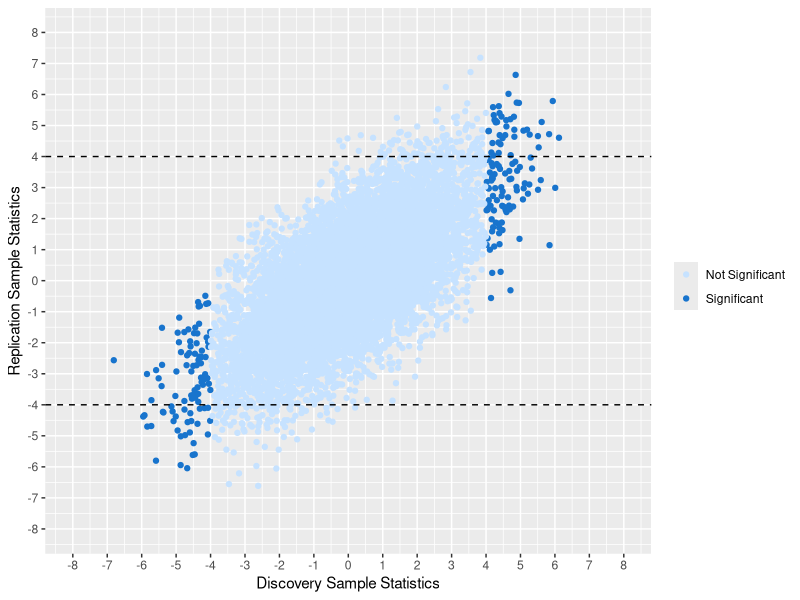
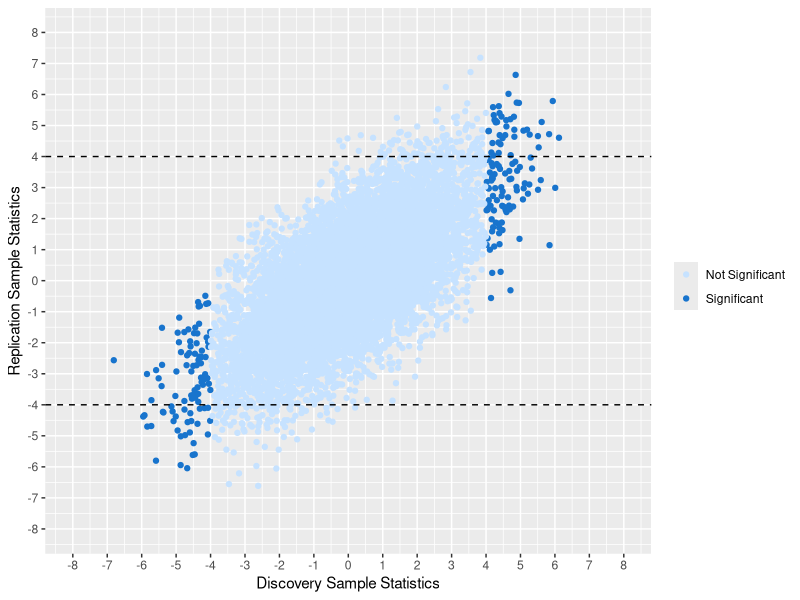

Write R code to recreate these figures, in order.
#libraries
library(tidyverse)
library(MASS)
library(ggplot2)
library(dplyr)
library(plyr)
library(reshape2)

#simulating data 
tempSd<-sqrt(2)
N=10000
sampleSize=10000
lamda <- rnorm(n=N, mean=0, sd=tempSd)
results<-matrix(nrow=N, ncol=3)
for(i in 1:N){
  results[i,1] = lamda[i]
  results[i,c(2,3)] <- rnorm(n=2,mean=lamda[i],sd=1)
}
results.data=as.data.frame(results)
colnames(results.data)=c("lamda", "Discovery_Sample_Statistics", "Replication_Sample_Statistics")

s1VSs2_4<-ggplot() +
  geom_point(data = filter(results.data, Discovery_Sample_Statistics>4 | Discovery_Sample_Statistics<(-4)), mapping = aes(x=Discovery_Sample_Statistics, y = Replication_Sample_Statistics, color = "Significant"))+
  geom_point(data = filter(results.data, Discovery_Sample_Statistics<4 & Discovery_Sample_Statistics>(-4)), mapping = aes(x=Discovery_Sample_Statistics, y = Replication_Sample_Statistics, color="Not Significant"))+
  geom_hline(yintercept=4, linetype="dashed", color = "black")+
  scale_y_continuous(breaks=seq(-8, 8, 1), limits=c(-8,8))+scale_x_continuous(breaks=seq(-8, 8, 1), limits=c(-8, 8))+
  geom_hline(yintercept=-4, linetype="dashed", color = "black")+
  xlab("Discovery Sample Statistics")+ylab("Replication Sample Statistics")+
  theme(legend.position = "right")+
  scale_color_manual(name = element_blank(), # or name = element_blank()
                     values = c("Not Significant"="slategray1", "Significant"="dodgerblue3"))
s1VSs2_4

#color="dodgerblue3"

ggsave(filename="Figure2.jpg")


